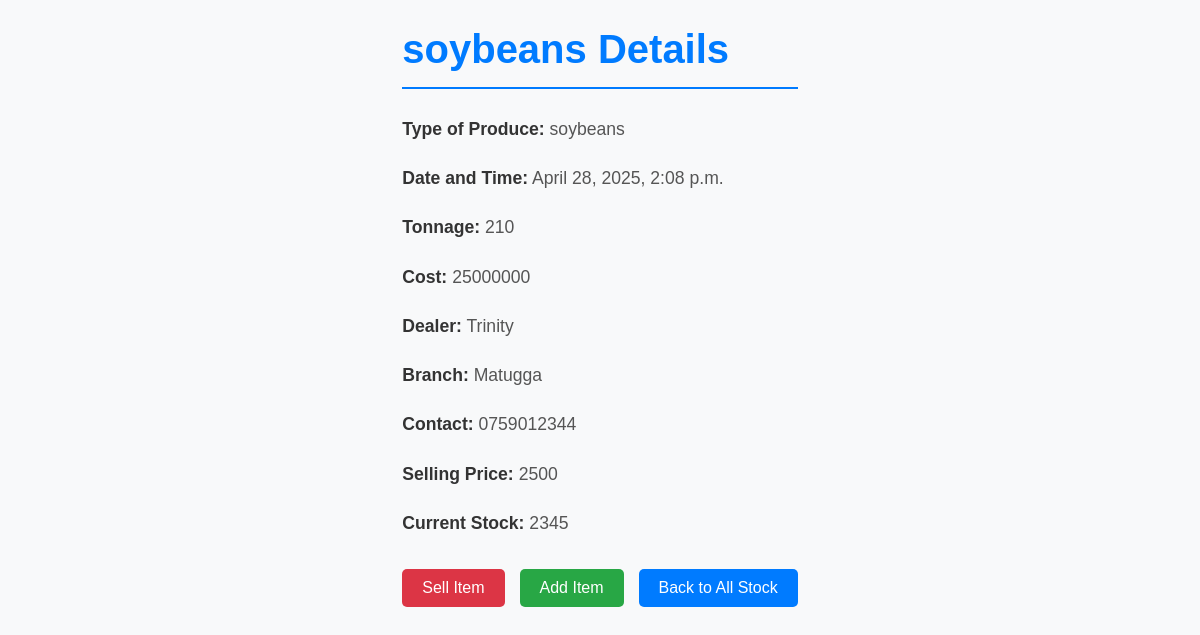
Screenshot of /allstock/5/ with the database file from the repository.
### kgl_app/models.py (models this page shows, shortened)
class Stock(models.Model):
    name_of_produce=models.CharField(max_length =255)
    type_of_produce =models.ForeignKey(ProduceType,on_delete=models.CASCADE,null=False,)
    date_and_time_of_produce= models.DateTimeField(auto_now_add =True)
    received_quantity = models.IntegerField(blank=False,null=False,default=0)
    issued_quantity=models.IntegerField(blank=False,null=False,default=0)
    tonnage =models.IntegerField(blank = False,null=False,default=0)
    cost=models.IntegerField(blank =False,default=25)
    name_of_dealer=models.CharField(max_length=255)
    branch=models.ForeignKey(Branch, on_delete=models.CASCADE,null=False,default=0)
    contact=models.CharField(default=20,null=False)
    selling_price=models.IntegerField(null=True,blank=True)
    current_stock =models.IntegerField(null=True,blank=False)

class ProduceType(models.Model):
    type_of_produce = models.CharField(max_length=50)
    def __str__(self):
        return self.type_of_produce

class Branch(models.Model):
    branch_name = models.CharField(max_length=50)
    location = models.CharField(max_length=100)
    def __str__(self):
        return self.branch_name

### kgl_app/views.py (the view)
# urls.py: path('allstock/<int:stock_id>/', views.detail, name="detail"),
def detail(request, stock_id):
    stock = get_object_or_404(Stock, id=stock_id)
    return render(request, 'detail.html', {'stock': stock})

### kgl_app/templates/detail.html (shortened to what this page needs)
{% load static %}
{% block content %}
    <div class="stock-detail-container">
        <h1>{{ stock.name_of_produce }} Details</h1>
        <p><strong>Type of Produce:</strong> {{ stock.type_of_produce }}</p>
        <p><strong>Date and Time:</strong> {{ stock.date_and_time_of_produce }}</p>
        <p><strong>Tonnage:</strong> {{ stock.tonnage }}</p>
        <p><strong>Cost:</strong> {{ stock.cost }}</p>
        <p><strong>Dealer:</strong> {{ stock.name_of_dealer }}</p>
        <p><strong>Branch:</strong> {{ stock.branch }}</p>
        <p><strong>Contact:</strong> {{ stock.contact }}</p>
        <p><strong>Selling Price:</strong> {{ stock.selling_price }}</p>
        <p><strong>Current Stock:</strong> {{ stock.current_stock }}</p>
        <div class="stock-detail-actions">
            <a href="{% url 'issue_item' stock.id %}" class="button sell-button">Sell Item</a>
            <a href="{% url 'addstock' stock.id %}" class="button add-button">Add Item</a>
            <a href="{% url 'allstock' %}" class="button back-button">Back to All Stock</a>
        </div>
    </div>
{% endblock %}

### kgl_app/templates/detail.html (style rules this page uses)
.stock-detail-container { max-width: 600px; margin: 0 auto; }
h1 { color: #007bff; border-bottom: 2px solid #007bff; padding-bottom: 15px; margin-bottom: 25px; font-size: 2.5rem; }
p { line-height: 1.8; margin-bottom: 15px; font-size: 1.1rem; color: #555; }
p strong { font-weight: bold; color: #333; }
.stock-detail-actions { margin-top: 30px; display: flex; gap: 15px; align-items: center; }
.button { display: inline-block; color: #fff; padding: 10px 20px; text-decoration: none; border-radius: 5px; transition: background-color 0.3s ease; font-size: 1rem; border: none; cursor: pointer; text-align: center; }
.sell-button { background-color: #dc3545; }
.add-button { background-color: #28a745; }
.back-button { background-color: #007bff; }

### rows the page displays
Stock: name_of_produce "soybeans", type_of_produce "soybeans", date_and_time_of_produce "April 28, 2025, 2:08 p.m.", tonnage "210", cost "25000000", name_of_dealer "Trinity", branch "Matugga", contact "0759012344", selling_price "2500", current_stock "2345"
